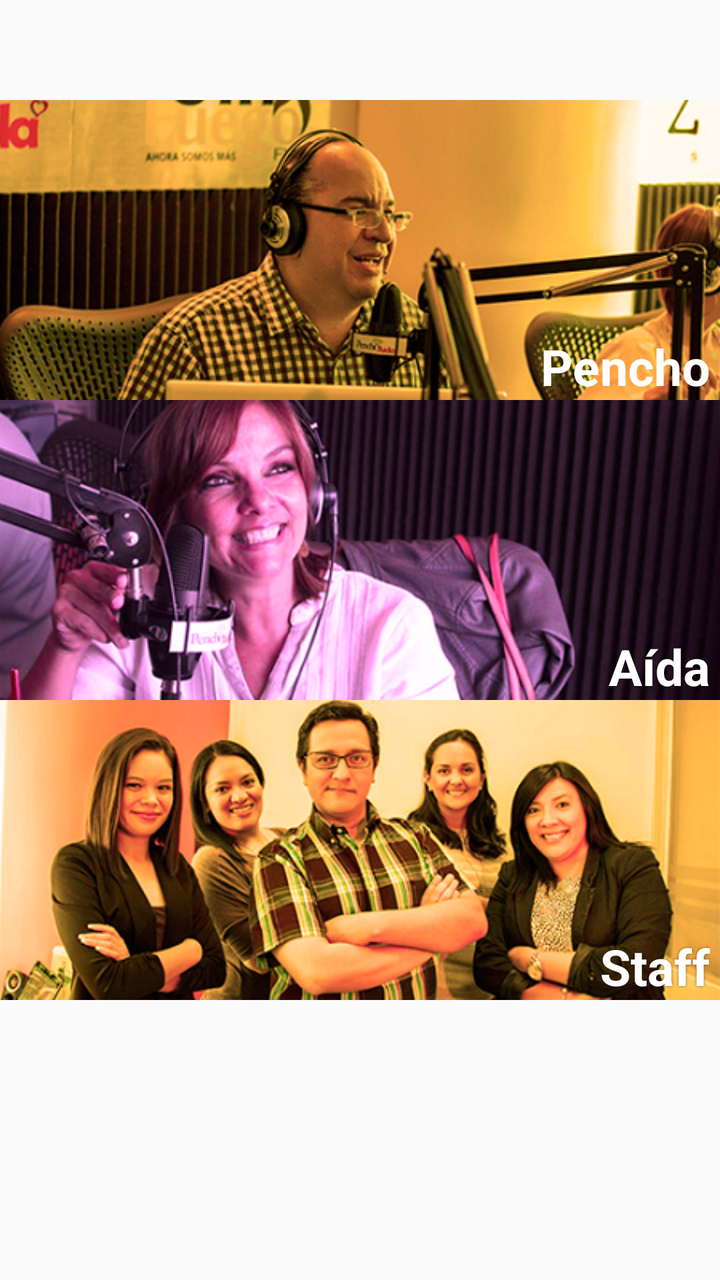
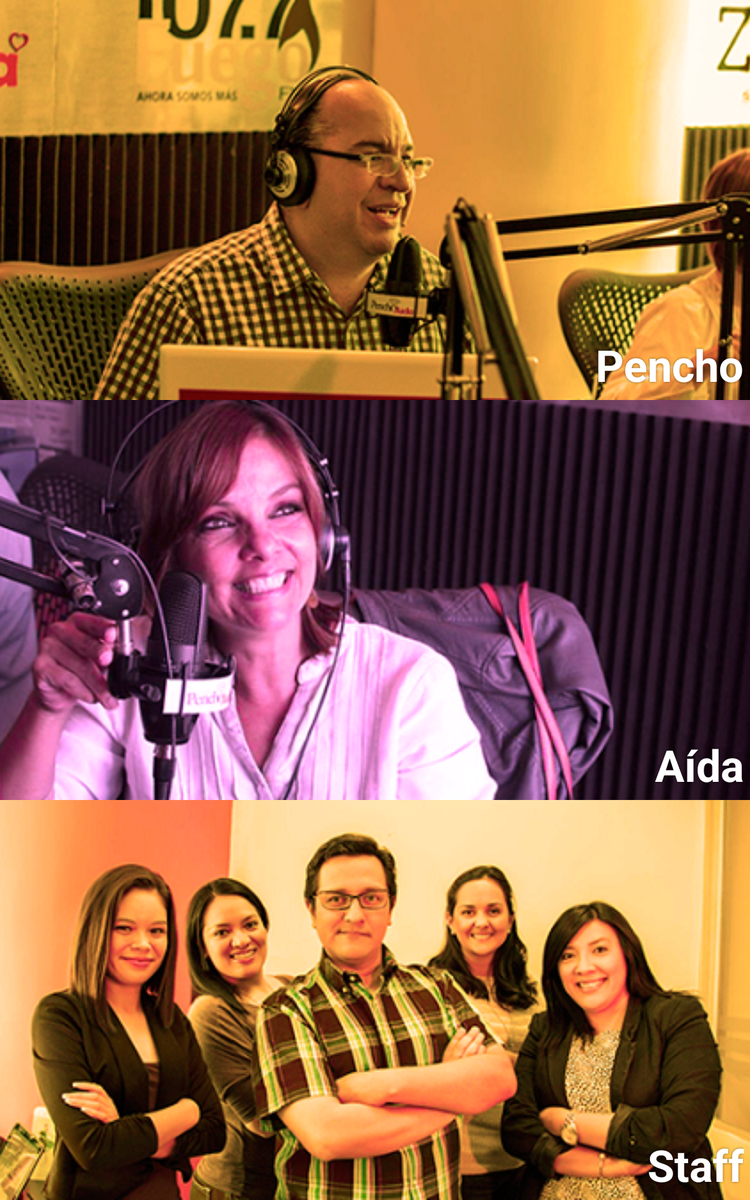

One screen, two layout resources from the same app: the default and the repository's alternative for another configuration. Each is rendered where Android would select it; the XML of both is given below.
<!-- AndroidManifest.xml: application theme AppTheme -->
<!-- res/layout/nosotros.xml -->
<?xml version="1.0" encoding="utf-8"?>
<LinearLayout xmlns:android="http://schemas.android.com/apk/res/android"
    android:layout_width="match_parent"
    android:layout_height="match_parent"
    android:orientation="vertical">

    <ScrollView
        android:scrollbars="none"
        android:layout_marginTop="50dp"
        android:layout_width="match_parent"
        android:layout_height="match_parent">

        <LinearLayout
            android:layout_width="match_parent"
            android:layout_height="match_parent"
            android:orientation="vertical">

            <RelativeLayout

                android:id="@+id/perfilPencho"
                android:layout_width="fill_parent"
                android:layout_height="fill_parent"
                android:layout_weight="1">

                <ImageView
                    android:layout_width="match_parent"
                    android:layout_height="match_parent"
                    android:layout_centerHorizontal="true"
                    android:layout_centerVertical="true"
                    android:scaleType="centerCrop"
                    android:src="@mipmap/pencho" />

                <TextView
                    android:layout_width="wrap_content"
                    android:layout_height="wrap_content"
                    android:text="Pencho"
                    android:layout_margin="5dp"
                    android:textColor="#fff"
                    android:textSize="25dp"
                    android:textStyle="bold"
                    android:layout_alignParentBottom="true"
                    android:layout_alignParentRight="true"
                    android:layout_alignParentEnd="true" />

            </RelativeLayout>

            <RelativeLayout
                android:id="@+id/perfilAida"
                android:layout_width="fill_parent"
                android:layout_height="fill_parent"
                android:layout_weight="1">

                <ImageView
                    android:layout_width="match_parent"
                    android:layout_height="match_parent"
                    android:layout_centerHorizontal="true"
                    android:layout_centerVertical="true"
                    android:scaleType="centerCrop"
                    android:src="@mipmap/im_aida" />

                <TextView
                    android:shadowRadius="3"
                    android:shadowColor="@color/unselected_tabtext"
                    android:layout_margin="5dp"
                    android:layout_width="wrap_content"
                    android:layout_height="wrap_content"
                    android:text="Aída"
                    android:textColor="#fff"
                    android:textSize="25dp"
                    android:textStyle="bold"
                    android:layout_alignParentBottom="true"
                    android:layout_alignParentRight="true"
                    android:layout_alignParentEnd="true" />

            </RelativeLayout>

            <RelativeLayout
                android:id="@+id/staff"
                android:layout_width="fill_parent"
                android:layout_height="fill_parent"
                android:layout_weight="1">


                <ImageView
                    android:layout_width="match_parent"
                    android:layout_height="match_parent"
                    android:layout_centerHorizontal="true"
                    android:layout_centerVertical="true"
                    android:scaleType="centerCrop"
                    android:src="@mipmap/staff_portada" />

                <TextView

                    android:layout_margin="5dp"
                    android:shadowRadius="3"
                    android:shadowColor="@color/unselected_tabtext"
                    android:layout_width="wrap_content"
                    android:layout_height="wrap_content"
                    android:text="Staff"
                    android:textColor="#fff"
                    android:textSize="25dp"
                    android:textStyle="bold"
                    android:layout_alignParentBottom="true"
                    android:layout_alignParentRight="true"
                    android:layout_alignParentEnd="true" />

            </RelativeLayout>
        </LinearLayout>
    </ScrollView>
</LinearLayout>
<!-- resources referenced by this layout -->
<resources>
  <color name="unselected_tabtext">#77000000</color>
  <!-- mipmap im_aida: png bitmap (mipmap-hdpi, 214342 bytes) -->
  <!-- mipmap pencho: png bitmap (mipmap-hdpi, 222401 bytes) -->
  <!-- mipmap staff_portada: png bitmap (mipmap-hdpi, 215762 bytes) -->
  <style name="AppTheme" parent="Theme.AppCompat.Light.DarkActionBar">
          
          <item name="colorPrimary">@color/anaranjado</item>
          <item name="colorPrimaryDark">@color/anaranjado</item>
          <item name="colorAccent">@color/anaranjado</item>
          <item name="android:textColorPrimary">@color/blanco</item>
          <item name="android:textColorSecondary">@color/anaranjado</item>
          <item name="android:textColor">@color/anaranjado</item>
  
      </style>
  <color name="anaranjado">#ef7a1b</color>
  <color name="blanco">#ffffff</color>
</resources>
<!-- res/layout-sw600dp/nosotros.xml (the repository's variant of the layout above) -->
<!-- drawn on a 7-inch tablet held upright -->
<?xml version="1.0" encoding="utf-8"?>
<LinearLayout xmlns:android="http://schemas.android.com/apk/res/android"
    android:layout_width="match_parent"
    android:layout_height="match_parent"
    android:orientation="vertical">



        <LinearLayout
            android:layout_width="match_parent"
            android:layout_height="match_parent"
            android:orientation="vertical">

            <RelativeLayout
                android:id="@+id/perfilPencho"
                android:layout_width="match_parent"
                android:layout_height="fill_parent"
                android:layout_weight="1">

                <ImageView
                    android:layout_width="match_parent"
                    android:layout_height="match_parent"
                    android:layout_centerHorizontal="true"
                    android:layout_centerVertical="true"
                    android:scaleType="centerCrop"
                    android:src="@mipmap/pencho" />

                <TextView
                    android:shadowRadius="3"
                    android:shadowColor="@color/unselected_tabtext"
                    android:layout_width="wrap_content"
                    android:layout_height="wrap_content"
                    android:text="Pencho"
                    android:layout_margin="5dp"
                    android:textColor="#fff"
                    android:textSize="35dp"
                    android:textStyle="bold"
                    android:layout_alignParentBottom="true"
                    android:layout_alignParentRight="true"
                    android:layout_alignParentEnd="true" />

            </RelativeLayout>

            <RelativeLayout
                android:id="@+id/perfilAida"
                android:layout_width="match_parent"
                android:layout_height="fill_parent"
                android:layout_weight="1">

                <ImageView
                    android:layout_width="match_parent"
                    android:layout_height="match_parent"
                    android:layout_centerHorizontal="true"
                    android:layout_centerVertical="true"
                    android:scaleType="centerCrop"
                    android:src="@mipmap/im_aida" />

                <TextView
                    android:shadowRadius="3"
                    android:shadowColor="@color/unselected_tabtext"
                    android:layout_width="wrap_content"
                    android:layout_height="wrap_content"
                    android:text="Aída"
                    android:layout_margin="5dp"
                    android:textColor="#fff"
                    android:textSize="35dp"
                    android:textStyle="bold"
                    android:layout_alignParentBottom="true"
                    android:layout_alignParentRight="true"
                    android:layout_alignParentEnd="true" />

            </RelativeLayout>

            <RelativeLayout
                android:id="@+id/staff"
                android:layout_width="match_parent"
                android:layout_height="fill_parent"
                android:layout_weight="1">


                <ImageView
                    android:layout_width="match_parent"
                    android:layout_height="match_parent"
                    android:layout_centerHorizontal="true"
                    android:layout_centerVertical="true"
                    android:scaleType="centerCrop"
                    android:src="@mipmap/staff_portada" />

                <TextView
                    android:shadowRadius="3"
                    android:shadowColor="@color/unselected_tabtext"
                    android:layout_margin="5dp"
                    android:layout_width="wrap_content"
                    android:layout_height="wrap_content"
                    android:text="Staff"
                    android:textColor="#fff"
                    android:textSize="35dp"
                    android:textStyle="bold"
                    android:layout_alignParentBottom="true"
                    android:layout_alignParentRight="true"
                    android:layout_alignParentEnd="true" />

            </RelativeLayout>
        </LinearLayout>
</LinearLayout>
